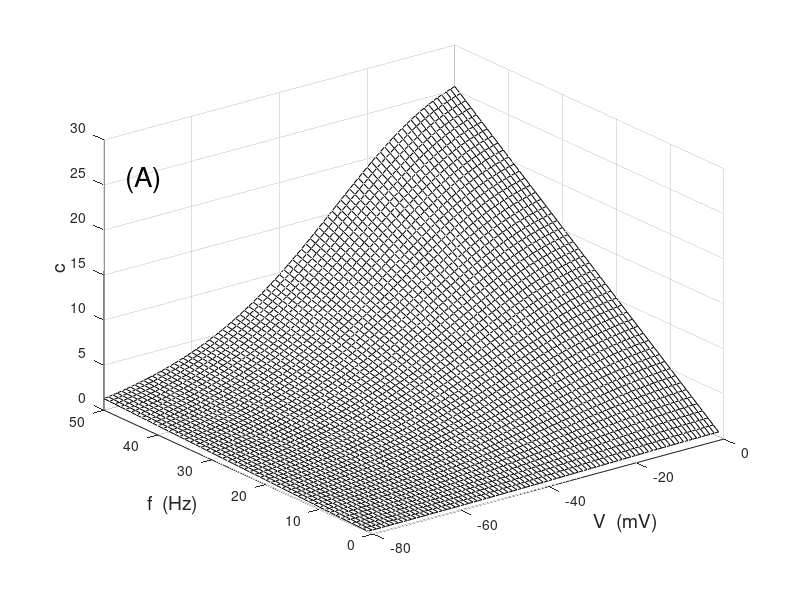
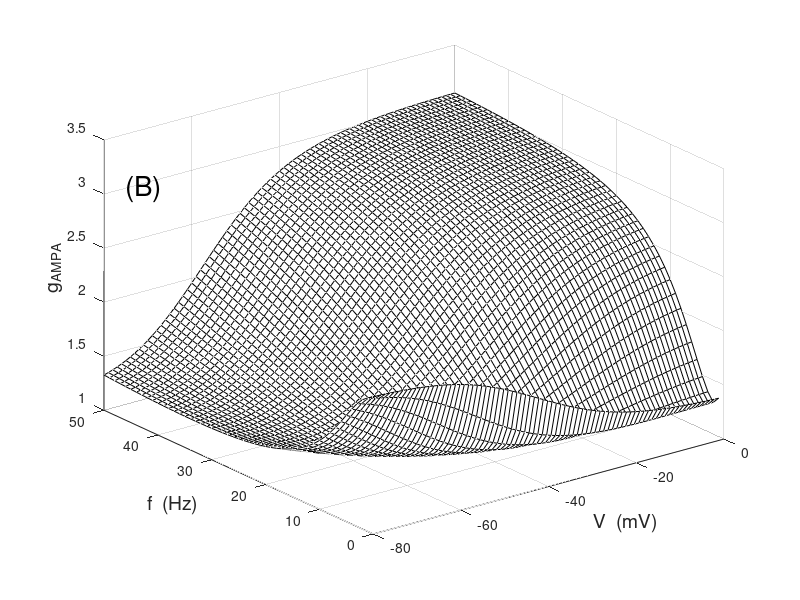
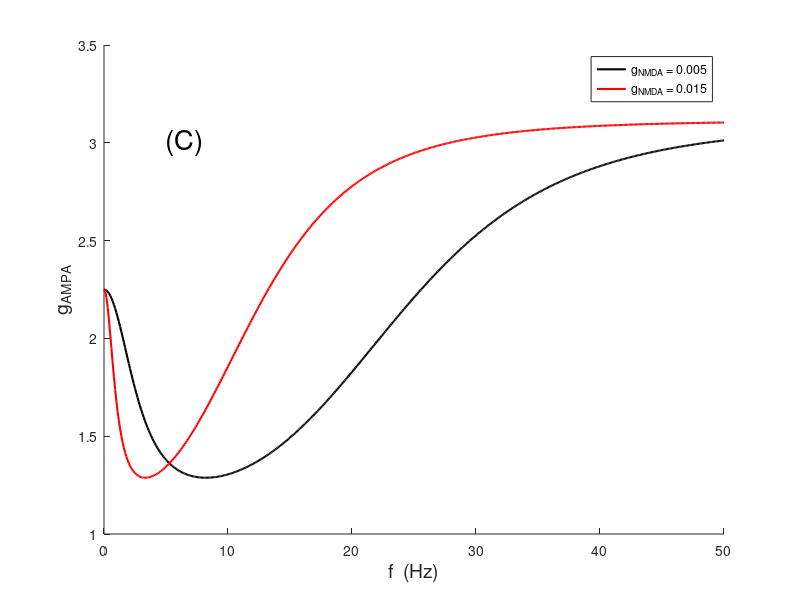

Here is the MATLAB script that generated these plots, in order:
%
% Gabbiani and Cox, Mathematics for Neuroscientists
%
% ampareg2.m    with calcium now dependent on spine potential, V, and
%       presynaptic frequency, f, compute
%       dependence of AMPA conductance on V and f
%
%  From Castellini et al 2001
%
%  usage:    ampareg2
%

close all

[V,f] = meshgrid(-80:0,1:50);

Vr = 130;

c = -(V-Vr).*f./(1+exp(-0.062*V)/3.57)/200;   % 200 puts c in phys range

km1 = 1+30*c.^2./(1+c.^2);
km2 = km1;
k1 = 1+100*c.^2./(64+c.^2);
k2 = k1;

den = km1.*km2 + k1.*km2 + k2.*km1 + k1.*k2;

a0 = km1.*km2./den;
a1 = k1.*km2./den;
a2 = k2.*km1./den;
a3 = k1.*k2./den;

g = a0 + 2*(a1+a2) + 4*a3;

figure(1)
mesh(V,f,c)
xlabel('V  (mV)','fontsize',14)
ylabel('f  (Hz)','fontsize',14)
zlabel('c','fontsize',14)
text(-75,50,25,'(A)','fontsize',20)
colormap([0 0 0])

figure(2)
mesh(V,f,g)
xlabel('V  (mV)','fontsize',14)
ylabel('f  (Hz)','fontsize',14)
zlabel('g_{AMPA}','fontsize',14)
text(-75,50,3,'(B)','fontsize',20)
colormap([0 0 0])

f = 0:0.1:50;
V = 4*f/5 - 60;
c = -(V-Vr).*f./(1+exp(-0.062*V)/3.57)/200;   % 200 puts c in phys range

km1 = 1+30*c.^2./(1+c.^2);
km2 = km1;
k1 = 1+100*c.^2./(64+c.^2);
k2 = k1;

den = km1.*km2 + k1.*km2 + k2.*km1 + k1.*k2;

a0 = km1.*km2./den;
a1 = k1.*km2./den;
a2 = k2.*km1./den;
a3 = k1.*k2./den;

g = a0 + 2*(a1+a2) + 4*a3;

figure(3)
plot(f,g,'k','linewidth',1.5)
hold on

c = -3*(V-Vr).*f./(1+exp(-0.062*V)/3.57)/200;   % 200 puts c in phys range

km1 = 1+30*c.^2./(1+c.^2);
km2 = km1;
k1 = 1+100*c.^2./(64+c.^2);
k2 = k1;

den = km1.*km2 + k1.*km2 + k2.*km1 + k1.*k2;

a0 = km1.*km2./den;
a1 = k1.*km2./den;
a2 = k2.*km1./den;
a3 = k1.*k2./den;

g = a0 + 2*(a1+a2) + 4*a3;

plot(f,g,'r','linewidth',1.5)
xlabel('f  (Hz)','fontsize',14)
ylabel('g_{AMPA}','fontsize',14)
legend('g_{NMDA} = 0.005','g_{NMDA} = 0.015')
text(5,3,'(C)','fontsize',20)
hold off
box off

